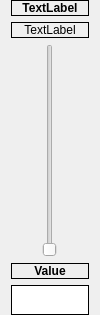
<?xml version="1.0" encoding="UTF-8"?>
<ui version="4.0">
 <class>ChannelSlider</class>
 <widget class="QWidget" name="ChannelSlider">
  <property name="geometry">
   <rect>
    <x>0</x>
    <y>0</y>
    <width>100</width>
    <height>315</height>
   </rect>
  </property>
  <property name="maximumSize">
   <size>
    <width>150</width>
    <height>16777215</height>
   </size>
  </property>
  <property name="windowTitle">
   <string>Form</string>
  </property>
  <layout class="QGridLayout" name="gridLayout">
   <property name="topMargin">
    <number>0</number>
   </property>
   <property name="bottomMargin">
    <number>0</number>
   </property>
   <item row="2" column="0">
    <widget class="QSlider" name="verticalSlider">
     <property name="sizePolicy">
      <sizepolicy hsizetype="Expanding" vsizetype="Expanding">
       <horstretch>0</horstretch>
       <verstretch>0</verstretch>
      </sizepolicy>
     </property>
     <property name="maximumSize">
      <size>
       <width>200</width>
       <height>16777215</height>
      </size>
     </property>
     <property name="maximum">
      <number>255</number>
     </property>
     <property name="orientation">
      <enum>Qt::Vertical</enum>
     </property>
    </widget>
   </item>
   <item row="3" column="0">
    <widget class="QLabel" name="label">
     <property name="font">
      <font>
       <weight>75</weight>
       <bold>true</bold>
      </font>
     </property>
     <property name="frameShape">
      <enum>QFrame::Box</enum>
     </property>
     <property name="text">
      <string>Value</string>
     </property>
     <property name="alignment">
      <set>Qt::AlignCenter</set>
     </property>
    </widget>
   </item>
   <item row="0" column="0">
    <widget class="QLabel" name="ChannelName">
     <property name="font">
      <font>
       <weight>75</weight>
       <bold>true</bold>
      </font>
     </property>
     <property name="frameShape">
      <enum>QFrame::Box</enum>
     </property>
     <property name="text">
      <string>TextLabel</string>
     </property>
     <property name="alignment">
      <set>Qt::AlignCenter</set>
     </property>
    </widget>
   </item>
   <item row="4" column="0">
    <widget class="QTextEdit" name="ChannelValue">
     <property name="sizePolicy">
      <sizepolicy hsizetype="Expanding" vsizetype="Expanding">
       <horstretch>0</horstretch>
       <verstretch>0</verstretch>
      </sizepolicy>
     </property>
     <property name="maximumSize">
      <size>
       <width>16777215</width>
       <height>30</height>
      </size>
     </property>
     <property name="frameShape">
      <enum>QFrame::Box</enum>
     </property>
     <property name="frameShadow">
      <enum>QFrame::Plain</enum>
     </property>
    </widget>
   </item>
   <item row="1" column="0">
    <widget class="QLabel" name="ChannelIndex">
     <property name="frameShape">
      <enum>QFrame::Box</enum>
     </property>
     <property name="text">
      <string>TextLabel</string>
     </property>
     <property name="alignment">
      <set>Qt::AlignCenter</set>
     </property>
    </widget>
   </item>
  </layout>
 </widget>
 <resources/>
 <connections/>
</ui>
